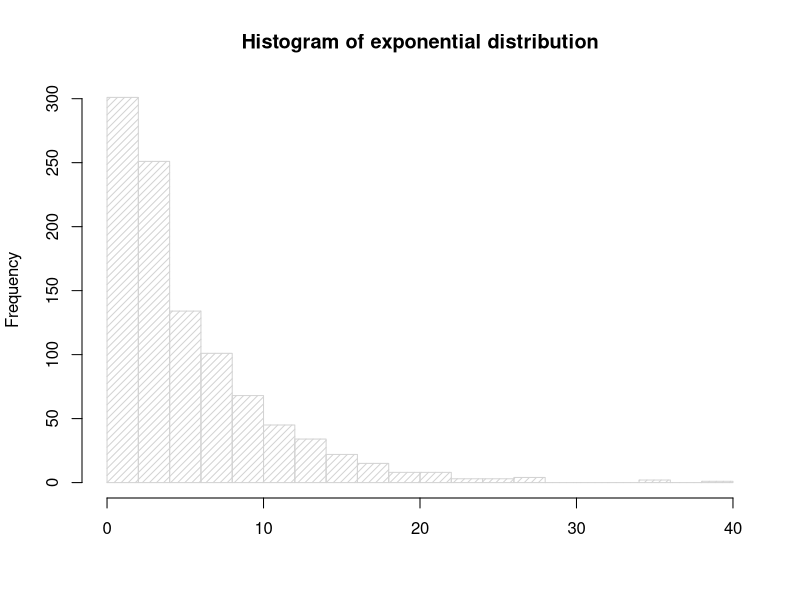
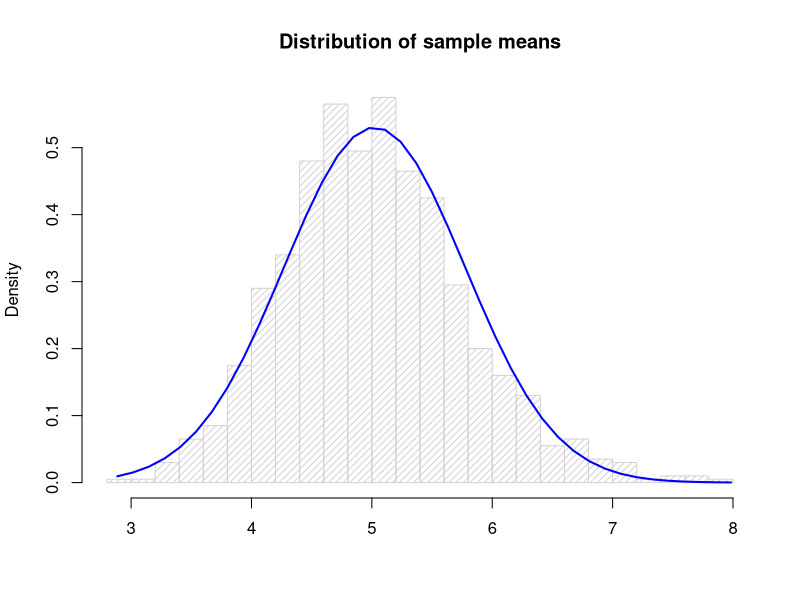

The R script that drew these images, in order:
## ---- chunk 1
hist(rexp(1000, rate=0.2), main = "Histogram of exponential distribution", xlab = NULL, density = 20, breaks = 20)
## ---- chunk 2
means <- NULL
for (i in 1:1000) means <- c(means, mean(rexp(40, rate=0.2)))
mean(means)
## ---- chunk 3
var(means)
## ---- chunk 4
vars <- NULL
for (i in 1:1000) vars <- c(vars, var(rexp(40, rate=0.2)))
mean(vars)
## ---- chunk 5
m <- mean(means)
std <- sd(means)
h <- hist(means, density = 20, breaks = 25, prob=T, xlab = NULL, main = "Distribution of sample means", freq = F)
xfit <- seq(min(means), max(means), length=40)
yfit <- dnorm(xfit, mean = m, sd = std)
lines(xfit, yfit, col="blue", lwd = 2)
